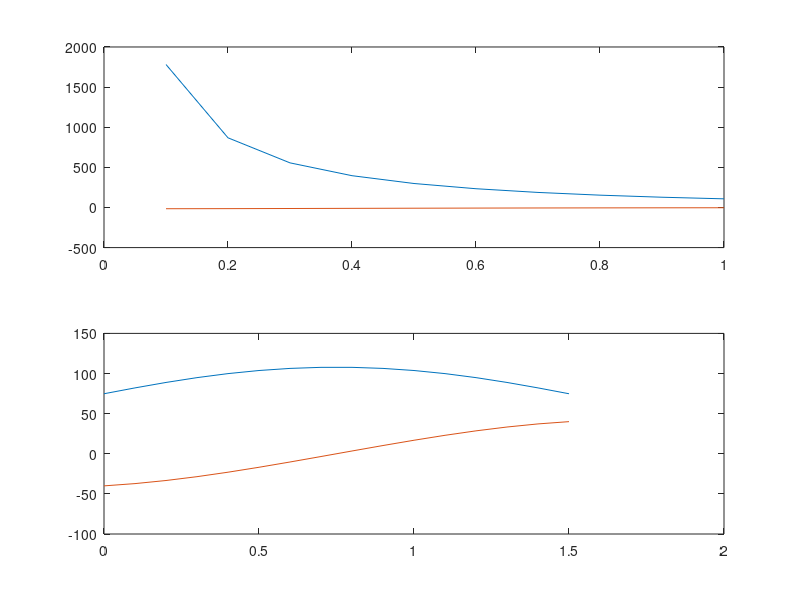
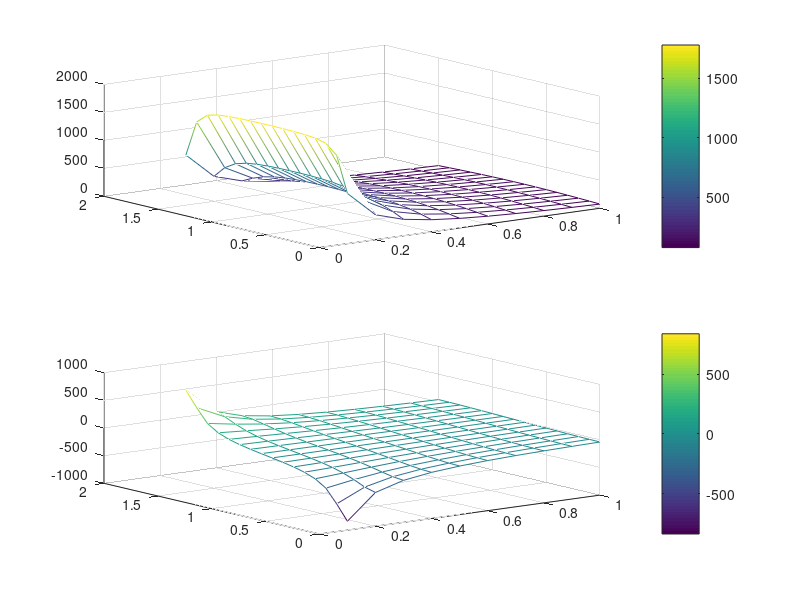

These figures' MATLAB source, in order:
clear all, close all, clc

%% Constant
eps0 = 8.854e-12;

%% Inputs
rhoL = 10e-9;
L    = 1.5; % 5
zmax = 1.5;
rhomax = 1;
dz = 0.1;
drho = 0.1;

%% Calculation
Ca = rhoL/(4*pi*eps0);

%% Analytic Solution
zz = 0:dz:zmax;
rrho = 0.1:drho:rhomax;
Nz = length(zz);
Nrho = length(rrho);

[rhom, zm] = meshgrid(rrho,zz);

R1 = sqrt((L-zm).^2+rhom.^2);
R2 = sqrt(zm.^2+rhom.^2);
sinbeta1 = (L-zm)./R1;
sinbeta2 = zm./R2;
cosbeta1 = sqrt(1-sinbeta1.^2);
cosbeta2 = sqrt(1-sinbeta2.^2);
Erho1 = Ca*sinbeta1./rhom;
Ez1 = Ca*(cosbeta1-1)./rhom;
Erho2 = Ca*sinbeta2./rhom;
Ez2 = Ca*(cosbeta2-1)./rhom;        
Erho = Erho1+Erho2;
Ez = Ez1-Ez2;

figure(1)
Nzm = 8;
Erhom1 = Erho(Nzm,:);
Ezm1 = Ez(Nzm,:);
subplot(2,1,1), plot(rrho,Erhom1,rrho,Ezm1)

Nrhom = 10;
Erhom2 = Erho(:,Nrhom);
Ezm2 = Ez(:,Nrhom);
subplot(2,1,2), plot(zz,Erhom2,zz,Ezm2)

figure(2)
subplot(2,1,1), mesh(rrho,zz,Erho), shading interp, colorbar
subplot(2,1,2), mesh(rrho,zz,Ez), shading interp, colorbar
